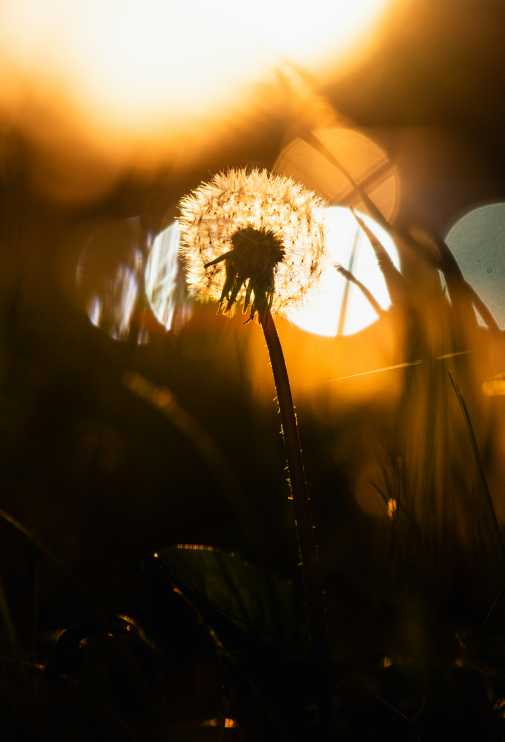
#> input picture 0922/images/maksim-samuilionak-uymaeBza9KQ-unsplash.jpg, 505 x 742 px
$ python cv-4.py
#> lines starting #> are read from the running program, lines starting #| are printed output that depends on the picture
import cv2
import os

os.makedirs('output', exist_ok=True)

img = cv2.imread('./images/maksim-samuilionak-uymaeBza9KQ-unsplash.jpg',cv2.IMREAD_REDUCED_COLOR_8)
#> img is the input picture: shape (742, 505, 3); mean B, G, R 41.1, 74, 98.2

# 矩形
cv2.rectangle(img,(200,200),(400,400),(255,0,0),5)

# 圓形
cv2.circle(img,(200,200),50,(128,100,60),4)

# 線
cv2.line(img,(200,200),(400,400),(0,0,255),5)

# 箭頭
cv2.arrowedLine(img,(100,300),(200,200),(0,255,0),5)
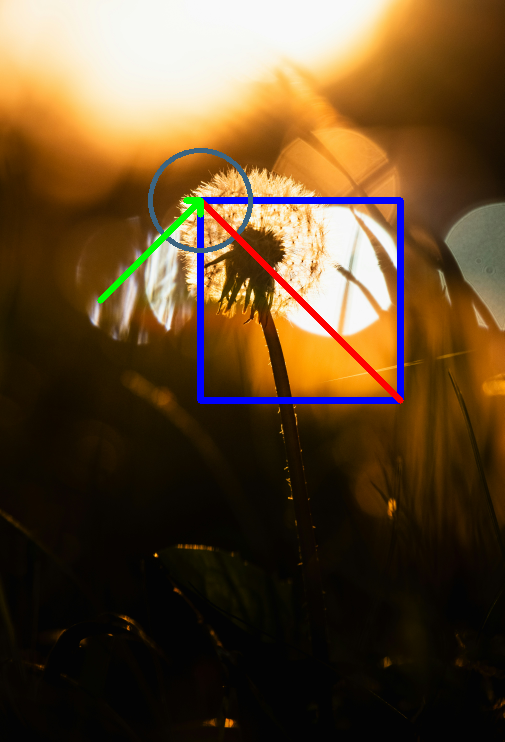
#> img: shape (742, 505, 3); mean B, G, R 43.6, 71.9, 95.1

cv2.imshow('test',img)
cv2.waitKey(0)
cv2.destroyWindow('test')
